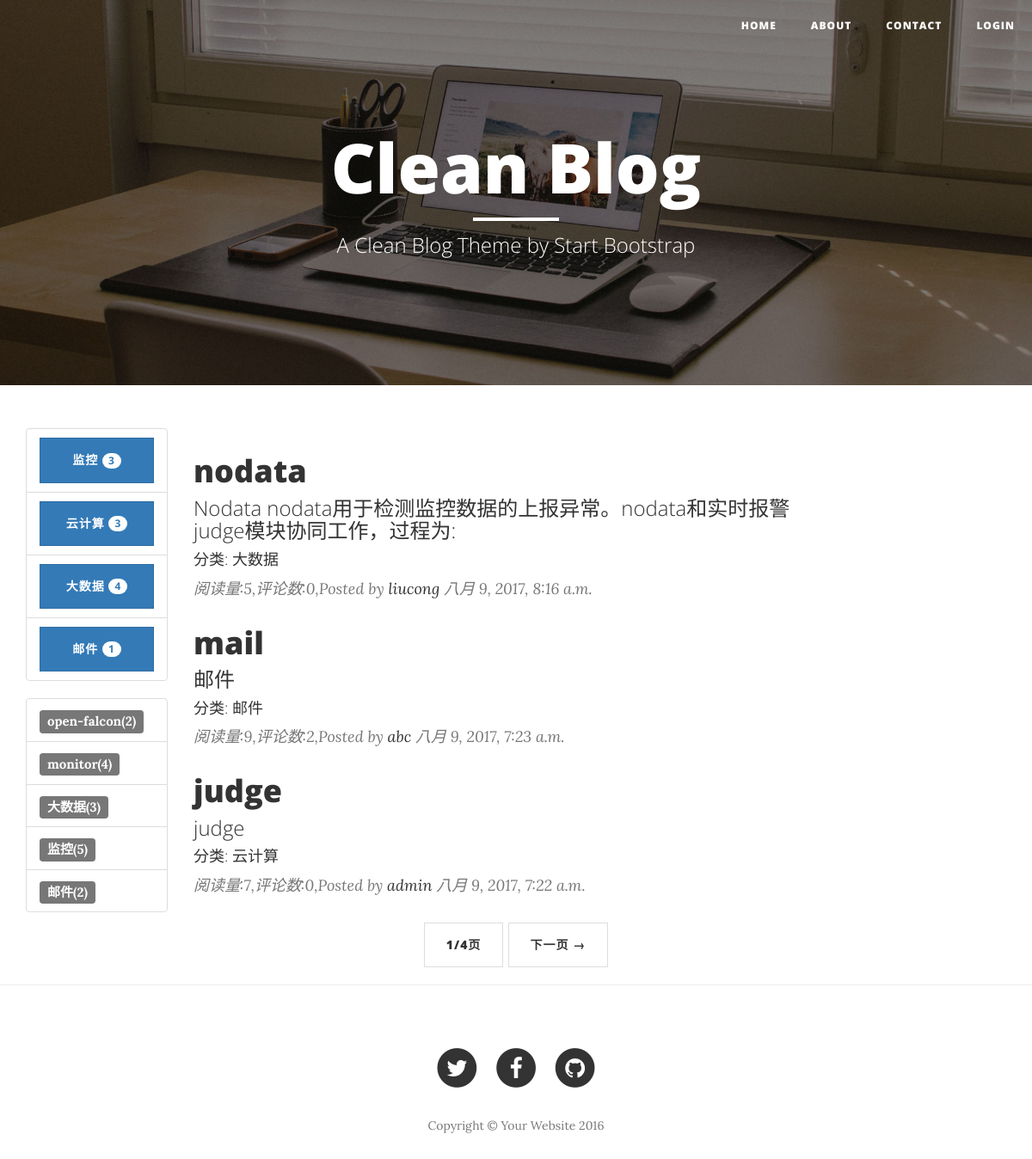
The app's page /, older data.
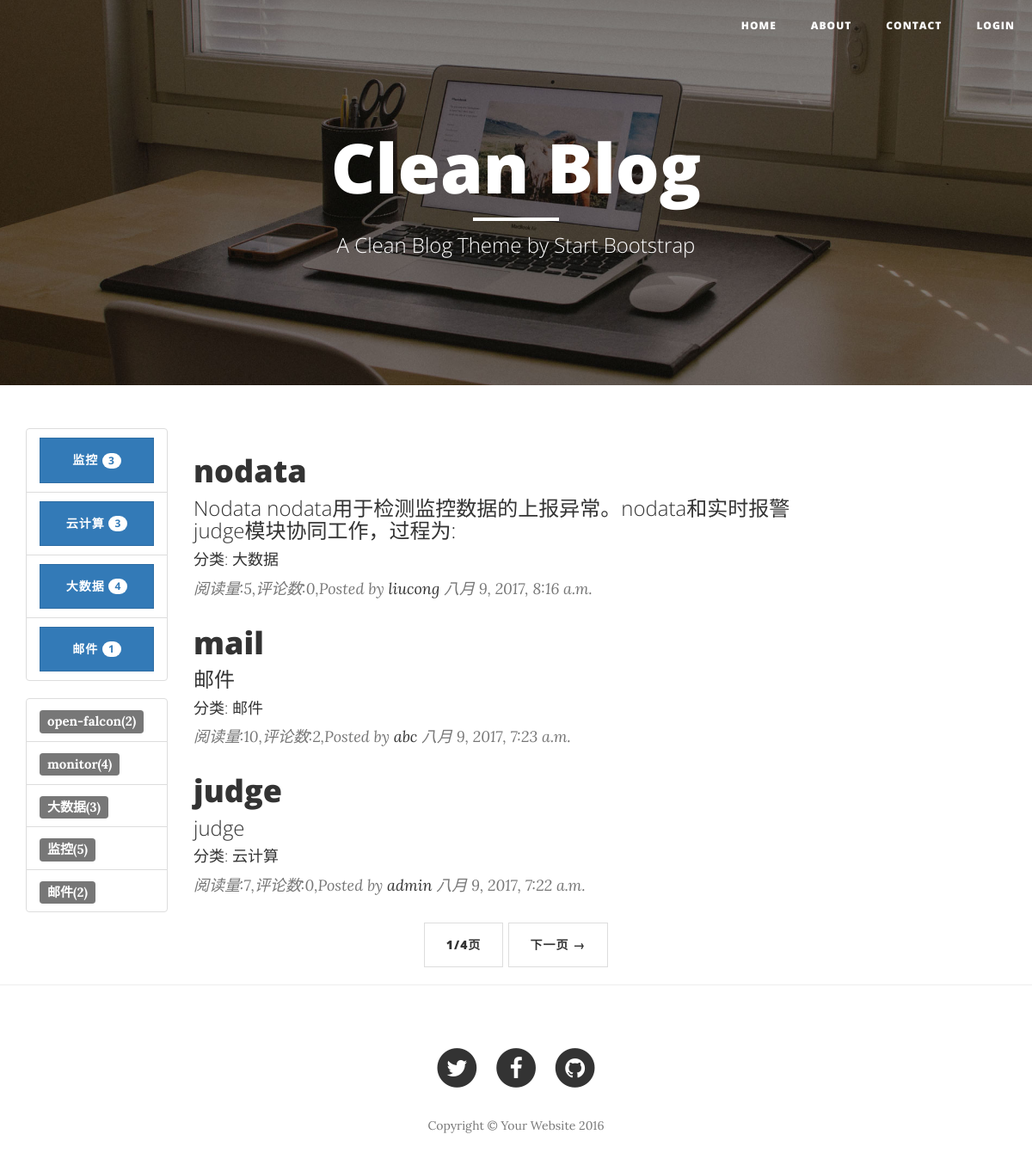
The same page, newer data.
### blog/models.py (models this page shows, shortened)
class Article(models.Model):
    title = models.CharField(max_length=255)
    abstract = models.CharField(max_length=255,blank=True)
    content = models.TextField()
    create_time = models.DateTimeField(auto_now_add=True)
    modify_time = models.DateTimeField(auto_now_add=True)
    author = models.ForeignKey(Author,on_delete=models.CASCADE)
    tags = models.ManyToManyField(Tag,blank=True)
    category = models.ForeignKey(Category,on_delete=models.CASCADE)
    read_count = models.PositiveIntegerField(default=0)
    def get_absolute_url(self):
        return reverse("blog:detail",kwargs={'pk':self.pk})

class Category(models.Model):
    name = models.CharField(max_length=255)
    def __unicode__(self):
        return self.name

class Author(models.Model):
    name  = models.CharField(max_length=255)
    password = models.CharField(max_length=255)
    email = models.EmailField()

### blog/views.py (the view)
# urls.py: url(r'^$', views.index,name="index"),
def index(request):
    article_list = Article.objects.all().order_by('-create_time')
    paginator = Paginator(article_list,3)
    page = request.GET.get('page')
    try:
        pager = paginator.page(page)
    except PageNotAnInteger:
        pager = paginator.page(1)
    return render(request,'blog/index.html',context={'pager':pager})

### blog/models.py (called while the page is built)
    def __unicode__(self):
        return self.name

### blog/templatetags/tags.py (called while the page is built)
@register.simple_tag
def get_categories():
    return Category.objects.all()

@register.simple_tag
def get_tags():
    return Tag.objects.annotate(num_articles=Count('article')).filter(num_articles__gt=0)

### blog/templates/blog/index.html (shortened to what this page needs)
{% extends 'blog/base.html' %}
{% load tags %}
{% block header %}
    <header class="intro-header bg-img">
        <div class="container">
            <div class="row">
                <div class="col-lg-8 col-lg-offset-2 col-md-10 col-md-offset-1">
                    <div class="site-heading">
                        <h1>Clean Blog</h1>
                        <hr class="small">
                        <span class="subheading">A Clean Blog Theme by Start Bootstrap</span>
                    </div>
                </div>
            </div>
        </div>
    </header>
{% endblock header %}
{% block main %}
    <div class="col-lg-8 col-md-10">
    {% for article in pager.object_list %}
        <div class="post-preview">
            <a href="{{ article.get_absolute_url }}">
                <h2 class="post-title">
                    {{ article.title }}
                </h2>
                <h3 class="post-subtitle">
                    {{ article.abstract }}
                </h3>
                <h4 class="post-subtitle">
                    分类: {{ article.category }}
                </h4>
            </a>
            <p class="post-meta">阅读量:{{ article.read_count }},评论数:{{ article.comment_set.count }},Posted by <a href="#">{{ article.author.name }}</a> {{ article.create_time }}</p>
        </div>
    {% empty %}
        <div class="post-preview">
            暂时还没有发布的文章!
        </div>
        <hr>
        {% endfor %}
        <ul class="pager">
            <li>
                <a href="#">{{ pager.number }}/{{ pager.paginator.num_pages }}页</a>
            </li>
            {% if pager.has_next %}
            <li>
                <a href="?page={{ pager.next_page_number }}">下一页 &rarr;</a>
            </li>
            {% endif %}
        </ul>
     </div>
{% endblock main %}

Row changes from the older to the newer data that the page shows:
changed Article "mail": read_count "9" → "10"
